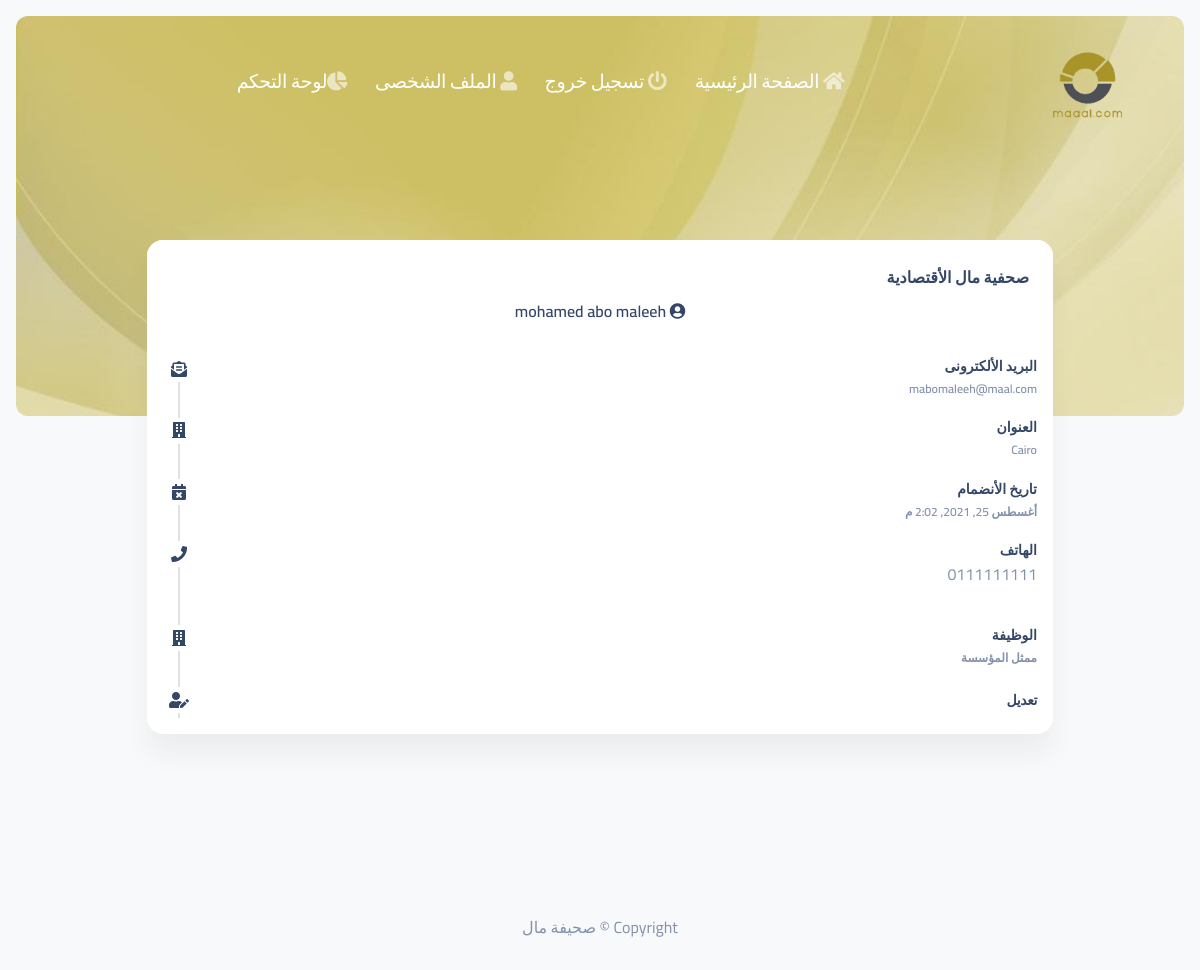
The app's page /user/profile (signed in) with its own data.
### accounts/models.py (models this page shows, shortened)
class User(AbstractBaseUser, PermissionsMixin):
    email = models.EmailField(
        verbose_name=_('email address'), max_length=255, unique=True
    )
    first_name = models.CharField(_('first name'), max_length=30, blank=True)
    last_name = models.CharField(_('last name'), max_length=150, blank=True)
    phone = models.CharField(max_length=255, null=True, blank=True)
    timestamp = models.DateTimeField(auto_now_add=True)
    address = models.CharField(_('Address'), max_length=255, null=True, blank=True)
    is_admin = models.BooleanField(_('Admin'), default=False, help_text=_(
        'Designates whether this user should be treated as an Admin. '
    ))
    is_emp = models.BooleanField(_('Employee'), default=False, help_text=_(
        'Designates whether this user should be treated as an Secondary Employee. '
    ))
    is_Client = models.BooleanField(_('Client'), default=False, help_text=_(
        'Designates whether this user should be treated as a Client. '
    ))
    USER_TYPE_CHOICES = (
        (1, 'ممثل المؤسسة'),
        (2, 'موظف'),
        (3, 'عميل'),
    )
    user_type = models.PositiveSmallIntegerField(choices=USER_TYPE_CHOICES, null=True, verbose_name=_('User Type'),
                                                 help_text=_(
                                                     'User Role in A system '
                                                 ))
    is_active = models.BooleanField(
        _('active'),
        default=True,
        help_text=_(
            'Designates whether this user should be treated as active. '
            'Unselect this instead of deleting accounts.'
        ),
    )
    is_staff = models.BooleanField(
        _('staff status'),
        default=False,
        help_text=_(
            'Designates whether the user can log into this admin site.'
        ),
    )
    date_joined = models.DateTimeField(
        _('date joined'), default=timezone.now
    )
    objects = UserManager()
    USERNAME_FIELD = 'email'
    REQUIRED_FIELDS = ['first_name', 'last_name', 'phone', 'address']

### accounts/views.py (the view)
# urls.py: path('profile', views.user_profile, name='profile'),
def user_profile(request):
    user = User.objects.get(pk=request.user.pk)
    return render(request, 'accounts/profile.html', context={"user": user})

### accounts/templates/accounts/profile.html (shortened to what this page needs)
{% extends 'masterpage.html' %}
{% load static %}
{% block body %}
<section class="min-vh-85 mb-8">
    <div class=" page-header align-items-start min-vh-50 pt-5 pb-11 m-3 border-radius-lg" style=" background-image: url('../../../static/images/maalbg.jpeg');">
      <div class="container">
        <div class="row justify-content-center">
          <div class="col-lg-5 text-center mx-auto pt-lg-5">
          </div>
        </div>
      </div>
    </div>
    <div class="container">
      <div class="row mt-lg-n10 mt-md-n11 mt-n10 justify-content-center">
                      <div class="col-lg-10 col-md-10">
          <div class="card h-100">
            <div class="card-header pb-0">
              <h6>صحفية مال الأقتصادية</h6>
              <p class="text-xl-center">
                <i class="fas fa-user-circle" aria-hidden="true"></i>
                <span class="font-weight-bold">{{ user.first_name }} {{ user.last_name }}</span>
              </p>
            </div>
            <div class="card-body p-3">
              <div class="timeline timeline-one-side">
                <div class="timeline-block mb-3">
                  <span class="timeline-step">
                    <i class="fas fa-envelope-open-text"></i>
                  </span>
                  <div class="timeline-content">
                    <h6 class="text-dark text-sm font-weight-bold mb-0">البريد الألكترونى</h6>
                    <p class="text-secondary font-weight-bold text-xs mt-1 mb-0">{{ user.email }}</p>
                  </div>
                </div>
                <div class="timeline-block mb-3">
                  <span class="timeline-step">
                    <i class="fas fa-building "></i>
                  </span>
                  <div class="timeline-content">
                    <h6 class="text-dark text-sm font-weight-bold mb-0">العنوان</h6>
                    <p class="text-secondary font-weight-bold text-xs mt-1 mb-0">{{ user.address }}</p>
                  </div>
                </div>
                <div class="timeline-block mb-3">
                  <span class="timeline-step">
                    <i class="fas fa-calendar-times"></i>
                  </span>
                  <div class="timeline-content">
                    <h6 class="text-dark text-sm font-weight-bold mb-0">تاريخ الأنضمام</h6>
                    <p class="text-secondary font-weight-bold text-xs mt-1 mb-0">{{ user.date_joined }}</p>
                  </div>
                </div>
                <div class="timeline-block mb-3">
                  <span class="timeline-step">
                    <i class="fas fa-phone "></i>
                  </span>
                  <div class="timeline-content">
                    <h6 class="text-dark text-sm font-weight-bold mb-0">الهاتف</h6>
                    <p class="text-secondary ">{{ user.phone }}</p>
                  </div>
                </div>
                <div class="timeline-block mb-3">
                  <span class="timeline-step">
                    <i class="fas fa-building "></i>
                  </span>
                  <div class="timeline-content">
                    <h6 class="text-dark text-sm font-weight-bold mb-0">الوظيفة</h6>
                    <p class="text-secondary font-weight-bold text-xs mt-1 mb-0">{{ request.user.get_user_type_display  }}</p>
                  </div>
                </div>
                <div class="timeline-block">
                  <span class="timeline-step">
                    <i class="fas fa-user-edit "></i>
                  </span>
                  <div class="timeline-content">
                    <a href="{% url 'user-edit' user.pk %}" class="text-dark text-sm font-weight-bold mb-0">تعديل</a>
                  </div>
                </div>
              </div>
            </div>
          </div>
        </div>
      </div>
    </div>
</section>
{% endblock body %}

### records on screen
User: first_name "mohamed", last_name "abo maleeh", email "mabomaleeh@maal.com", address "Cairo", date_joined "أغسطس 25, 2021, 2:02 م", phone "0111111111", user.user_type "ممثل المؤسسة"
